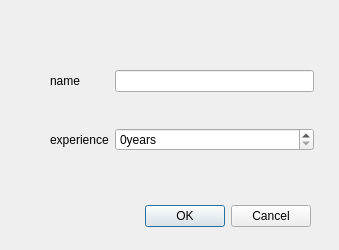
<?xml version="1.0" encoding="UTF-8"?>
<ui version="4.0">
 <class>EditDialog</class>
 <widget class="QDialog" name="EditDialog">
  <property name="geometry">
   <rect>
    <x>0</x>
    <y>0</y>
    <width>339</width>
    <height>250</height>
   </rect>
  </property>
  <property name="windowTitle">
   <string>Dialog</string>
  </property>
  <widget class="QDialogButtonBox" name="buttonBox">
   <property name="geometry">
    <rect>
     <x>-30</x>
     <y>200</y>
     <width>341</width>
     <height>32</height>
    </rect>
   </property>
   <property name="orientation">
    <enum>Qt::Horizontal</enum>
   </property>
   <property name="standardButtons">
    <set>QDialogButtonBox::Cancel|QDialogButtonBox::Ok</set>
   </property>
  </widget>
  <widget class="QWidget" name="gridLayoutWidget">
   <property name="geometry">
    <rect>
     <x>50</x>
     <y>40</y>
     <width>264</width>
     <height>141</height>
    </rect>
   </property>
   <layout class="QGridLayout" name="gridLayout">
    <item row="0" column="0">
     <widget class="QLabel" name="label">
      <property name="text">
       <string>name</string>
      </property>
     </widget>
    </item>
    <item row="1" column="0">
     <widget class="QLabel" name="label_2">
      <property name="text">
       <string>experience</string>
      </property>
     </widget>
    </item>
    <item row="0" column="1">
     <widget class="QLineEdit" name="country"/>
    </item>
    <item row="1" column="1">
     <widget class="QSpinBox" name="experience">
      <property name="suffix">
       <string>years</string>
      </property>
     </widget>
    </item>
   </layout>
  </widget>
 </widget>
 <resources/>
 <connections>
  <connection>
   <sender>buttonBox</sender>
   <signal>accepted()</signal>
   <receiver>EditDialog</receiver>
   <slot>accept()</slot>
   <hints>
    <hint type="sourcelabel">
     <x>248</x>
     <y>254</y>
    </hint>
    <hint type="destinationlabel">
     <x>157</x>
     <y>274</y>
    </hint>
   </hints>
  </connection>
  <connection>
   <sender>buttonBox</sender>
   <signal>rejected()</signal>
   <receiver>EditDialog</receiver>
   <slot>reject()</slot>
   <hints>
    <hint type="sourcelabel">
     <x>316</x>
     <y>260</y>
    </hint>
    <hint type="destinationlabel">
     <x>286</x>
     <y>274</y>
    </hint>
   </hints>
  </connection>
 </connections>
</ui>
